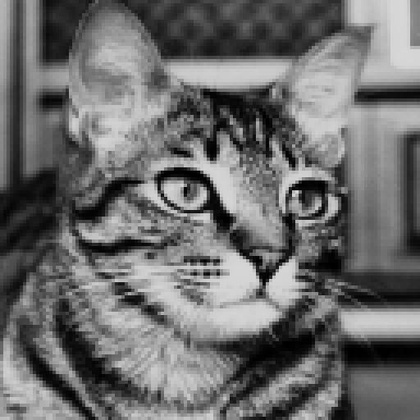
%> input picture Sem 1/B Tech/IP/129_ImageProcessing/cat.jpg, 420 x 420 px, shrunk from 512 x 512 before the run
$ octave 129_05_06.m   (GNU Octave 9; MATLAB toolbox functions it lacks are replaced by stand-ins)
%> lines starting %> are read from the running program, lines starting %| are printed output that depends on the picture; in (x1, y1, x2, y2) boxes, pixels count from 0 and x2, y2 are one past the last pixel; in counts of white or black regions, pixels touching at a corner belong together; the program's own positions count from 1
%> further down, img is the input picture: size 420x420 uint8; min 0, max 232, mean 108.4
### B Tech/IP/129_ImageProcessing/my_standard_box_filter_padding.m
function out = my_standard_box_filter_padding(img,m,n)
%> called with m = 9, n = 9
  window = (1/m/n)*ones(m,n);
  [M,N]=size(img);
%> M = 420; N = 420
  a1=(m-1)/2;
  b1=(n-1)/2;
  new=zeros(M+2*a1,N+2*b1);
  new(1+a1:M+a1,1+b1:N+b1)=img;
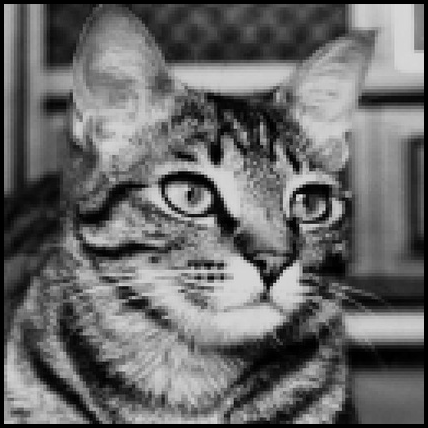
%> new: size 428x428 double; min 0, max 232, mean 104.4

  temp = img(1,:);
%> temp = 420 values, max 216 at index 392, min 13 at index 47, mean 88.44
  for i=1:a1
    new(i,b1+1:N+b1) = temp;
  endfor
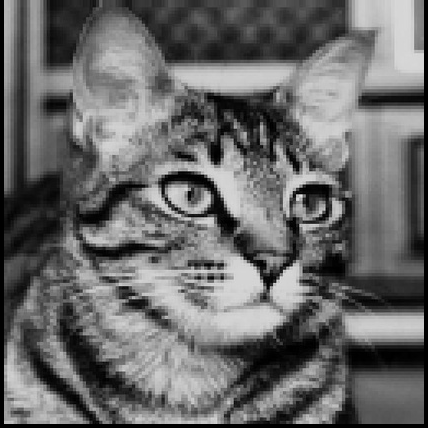
%> new: size 428x428 double; 0.92% of pixels changed, all inside (x1, y1, x2, y2) = (4, 0, 424, 4)

  temp = img(M,:);
%> temp = 420 values, max 209 at index 213, min 5 at index 92, mean 119.8
  for i=a1+M+1:M+(2*a1)
    new(i,b1+1:N+b1) = temp;
  endfor
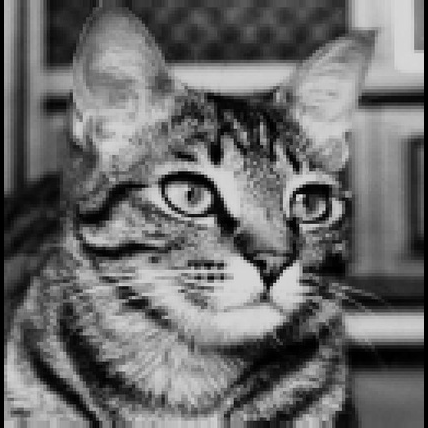
%> new: size 428x428 double; 0.92% of pixels changed, all inside (x1, y1, x2, y2) = (4, 424, 424, 428)

  temp = img(:,1);
%> temp = 420 values, max 188 at index 418, min 13 at index 221, mean 111.7
  for i=1:b1
    new(a1+1:M+a1,i) = temp;
  endfor
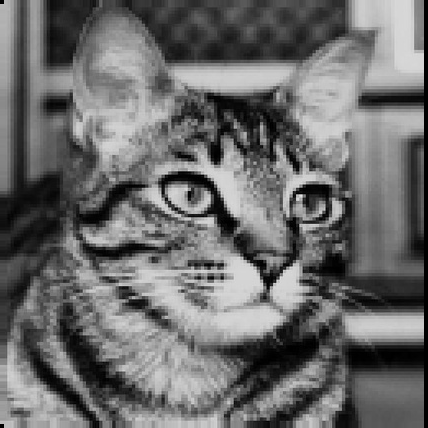
%> new: size 428x428 double; 0.92% of pixels changed, all inside (x1, y1, x2, y2) = (0, 4, 4, 424)

  temp = img(:,N);
%> temp = 420 values, max 214 at index 51, min 2 at index 349, mean 99
  for i=b1+N+1:N+(2*b1)
    new(a1+1:M+a1,i) = temp;
  endfor
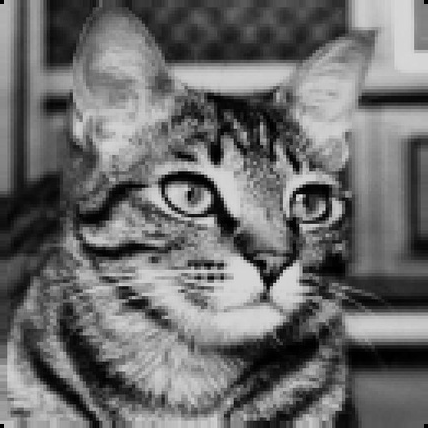
%> new: size 428x428 double; 0.92% of pixels changed, all inside (x1, y1, x2, y2) = (424, 4, 428, 424)

  for i=1+a1:M+a1
    for j=1+b1:N+b1
      k=new(i-a1:i+a1,j-b1:j+b1);
      out(i-a1,j-b1)=sum(sum(k.*window));
    endfor
  endfor
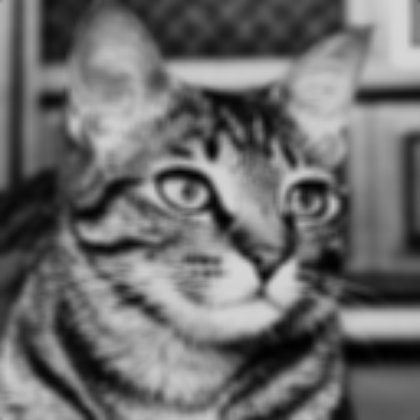
%> out: size 420x420 double; min 0.852, max 214.5, mean 108.4
  out = uint8(out);
%> out: size 420x420 uint8
endfunction

### Sem 1/B Tech/IP/129_ImageProcessing/129_05_06.m
close all
clear
clc

% Read Image
img = imread("./cat.jpg");
figure
subplot(1,3,1)
imshow(img)
title("Original Image");
out = my_standard_box_filter_padding(img,9,9);
for i=1:4
  out = my_standard_box_filter_padding(out,9,9);
endfor
%> this loop made 4 passes
%> pass 2, `out = my_standard_box_filter_padding(out,9,9);`:
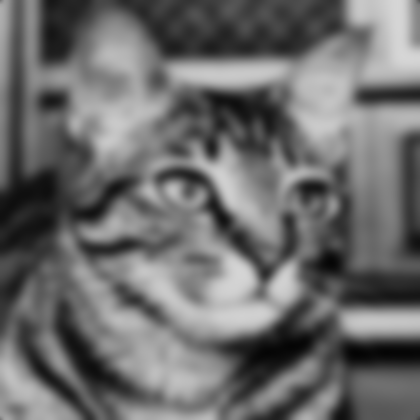
%> out: size 420x420 uint8; min 4, max 214, mean 108.4
subplot(1,3,2)
imshow(out)
title("After 5 pass");

for i=1:5
%> (the run ends here)
